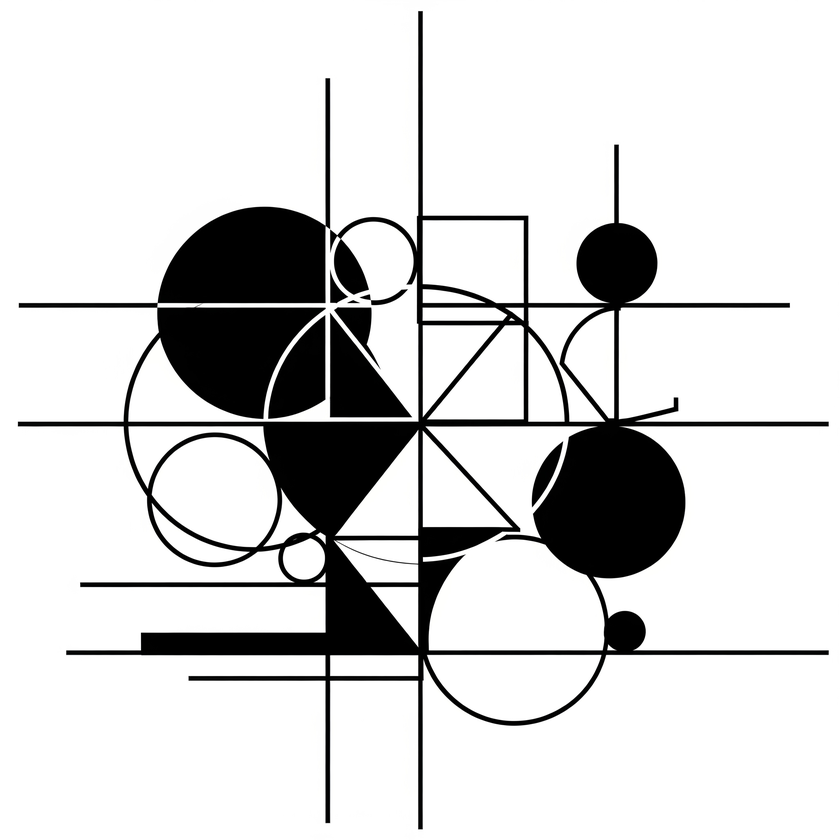
#> input picture Lab5/HW edge detection/images/test2.png, 840 x 840 px, shrunk from 2048 x 2048 before the run, found by its file name
$ python Kirsch_Compass_Masks.py
#> lines starting #> are read from the running program, lines starting #| are printed output that depends on the picture
import cv2
import numpy as np
import matplotlib.pyplot as plt

img = cv2.imread(r"images\test2.png", cv2.IMREAD_GRAYSCALE)
#> img: shape (840, 840); min 0, max 255, mean 214.3

kirsch_masks = {
    "North":      np.array([[-3, -3, -3],
                            [-3,  0, -3],
                            [ 5,  5,  5]], dtype=np.float32),

    "North-East": np.array([[-3, -3, -3],
                            [ 5,  0, -3],
                            [ 5,  5, -3]], dtype=np.float32),

    "East":       np.array([[-3, -3,  5],
                            [-3,  0,  5],
                            [-3, -3,  5]], dtype=np.float32),

    "South-East": np.array([[-3,  5,  5],
                            [-3,  0,  5],
                            [-3, -3, -3]], dtype=np.float32),

    "South":      np.array([[ 5,  5,  5],
                            [-3,  0, -3],
                            [-3, -3, -3]], dtype=np.float32),

    "South-West": np.array([[ 5,  5, -3],
                            [ 5,  0, -3],
                            [-3, -3, -3]], dtype=np.float32),

    "West":       np.array([[ 5, -3, -3],
                            [ 5,  0, -3],
                            [ 5, -3, -3]], dtype=np.float32),

    "North-West": np.array([[-3, -3, -3],
                            [-3,  0,  5],
                            [-3,  5,  5]], dtype=np.float32),
}


results = {}
for direction, kernel in kirsch_masks.items():
    results[direction] = cv2.filter2D(img, -1, kernel)
#> after the loop, results = 8 items

plt.figure(figsize=(15,10))
plt.subplot(3,3,1), plt.imshow(img, cmap='gray'), plt.title("Original")

i = 2
for direction, result in results.items():
    plt.subplot(3,3,i), plt.imshow(result, cmap='gray'), plt.title(direction)
    i += 1
#> this loop made 8 passes
#> direction on passes 1 to 8: 'North', 'North-East', 'East', 'South-East', 'South', 'South-West', 'West', 'North-West'
#> after the loop, i = 10

plt.tight_layout()
plt.show()
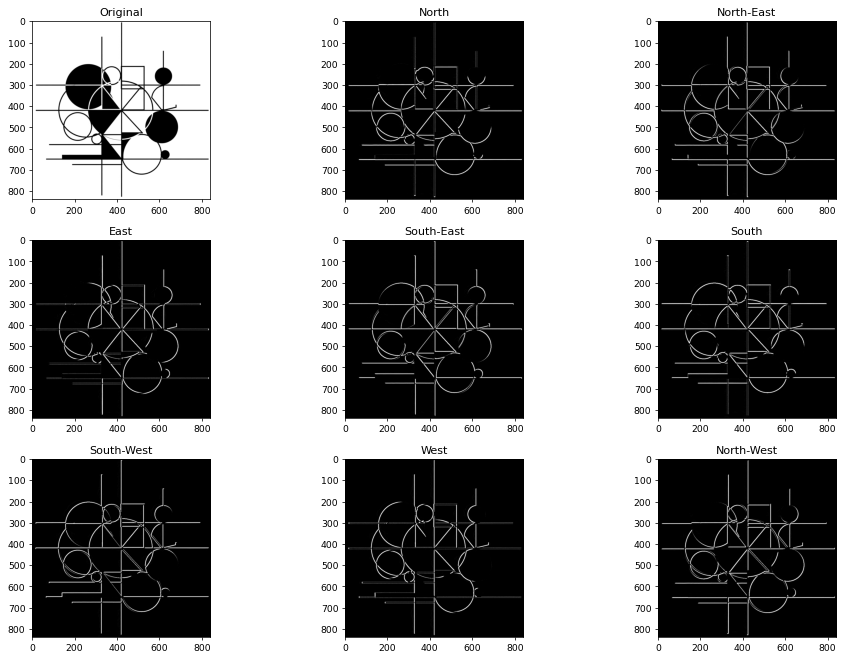
#> figure drawn by matplotlib, 9 panels
